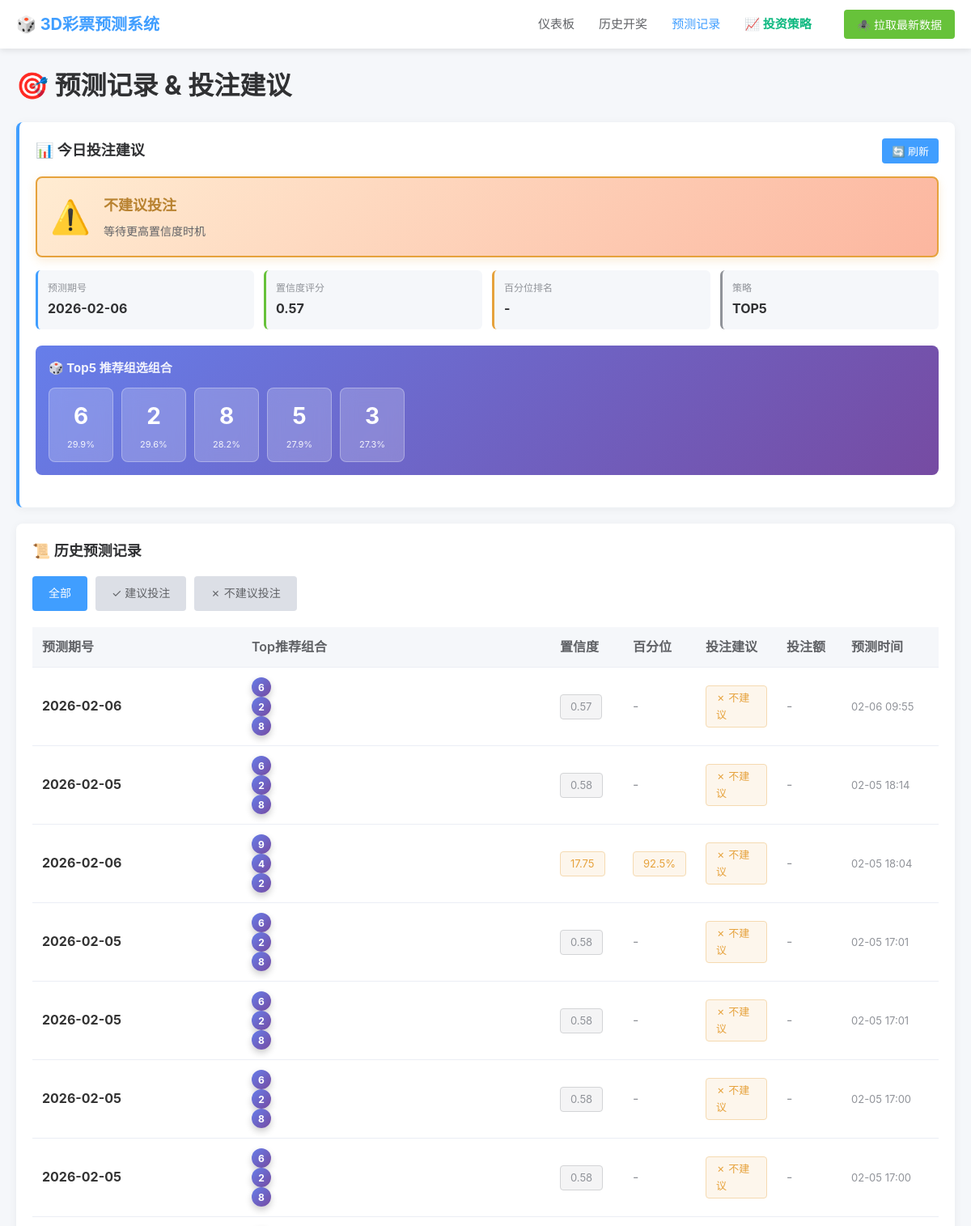
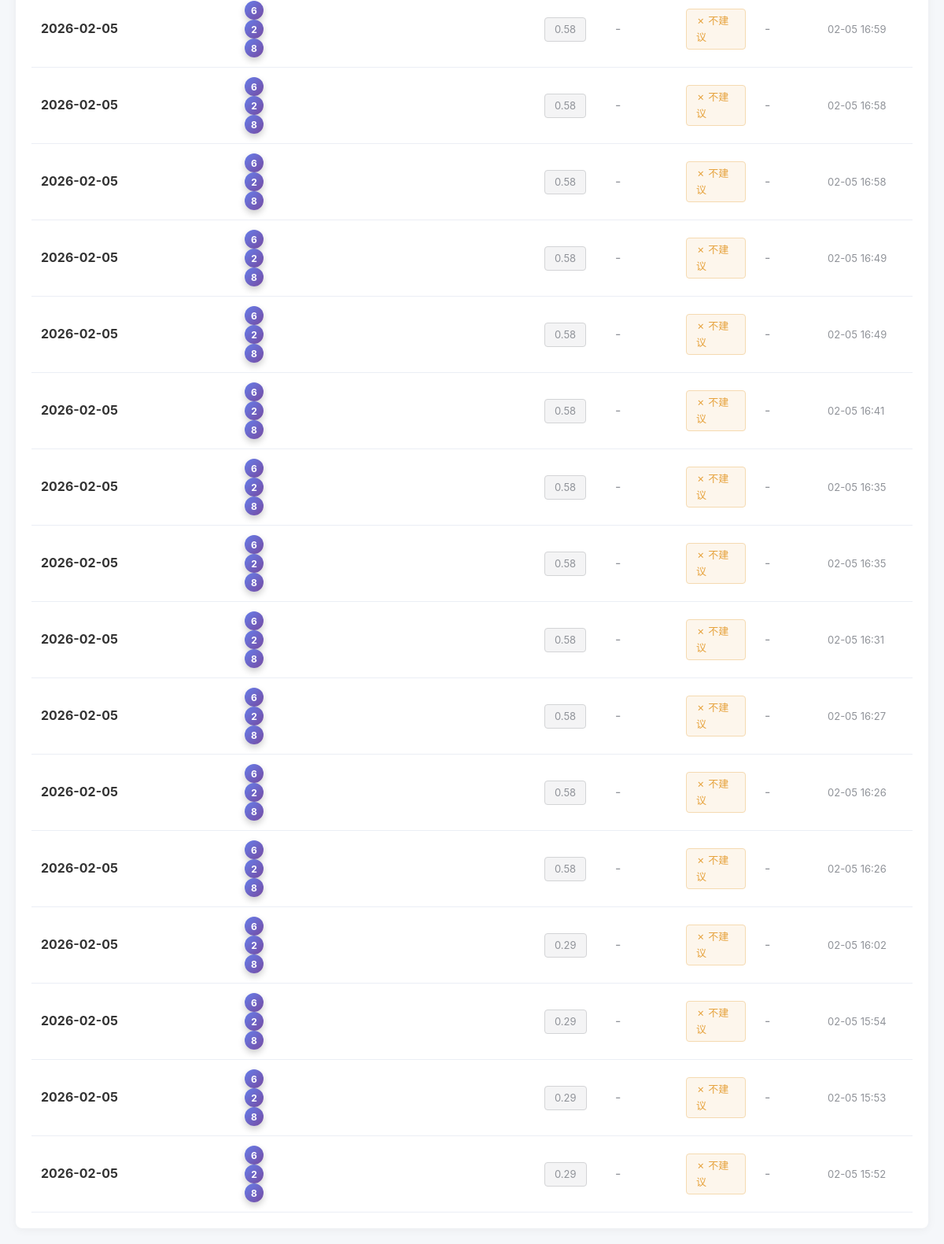
The page /predictions/ on the database its author committed (2 pictures, top to bottom).
### lottery/models.py (models this page shows, shortened)
class Prediction(models.Model):
    period = models.ForeignKey(LotteryPeriod, on_delete=models.CASCADE, related_name='predictions', verbose_name='关联期号')
    predicted_for_period = models.CharField(max_length=20, db_index=True, verbose_name='预测的期号')
    top5_digits = models.JSONField(verbose_name='Top5数字')
    digit_probs = models.JSONField(verbose_name='数字概率')
    confidence_score = models.FloatField(verbose_name='可信度分数')
    attention_weights = models.JSONField(null=True, blank=True, verbose_name='注意力权重')
    recommendation = models.CharField(
        max_length=20,
        default='no_bet',
        choices=[('bet', '建议投注'), ('no_bet', '不建议投注')],
        verbose_name='投注建议'
    )
    percentile_rank = models.FloatField(null=True, blank=True, verbose_name='置信度百分位排名')
    strategy = models.CharField(max_length=20, default='top5', verbose_name='使用策略')
    betting_combinations = models.JSONField(null=True, blank=True, verbose_name='投注组合详情')
    total_cost = models.IntegerField(default=0, verbose_name='总成本（元）')
    bet_count = models.IntegerField(default=0, verbose_name='总注数')
    recommendation_reason = models.TextField(blank=True, verbose_name='建议理由')
    should_bet = models.BooleanField(default=False, verbose_name='建议投注（旧）')
    recommended_bets = models.JSONField(null=True, blank=True, verbose_name='推荐投注组合（旧）')
    bet_amount = models.IntegerField(default=0, verbose_name='建议投注金额（旧）')
    created_at = models.DateTimeField(auto_now_add=True, verbose_name='预测时间')
    class Meta:
        ordering = ['-created_at']
        verbose_name = '预测记录'
        verbose_name_plural = '预测记录'

### lottery/views.py (the view)
# urls.py: path('predictions/', views.predictions_list, name='predictions_list'),
def predictions_list(request):
    predictions = Prediction.objects.all()
    should_bet = request.GET.get('should_bet')
    if should_bet == 'true':
        predictions = predictions.filter(should_bet=True)
    elif should_bet == 'false':
        predictions = predictions.filter(should_bet=False)
    paginator = Paginator(predictions, 30)
    page_number = request.GET.get('page', 1)
    page_obj = paginator.get_page(page_number)
    context = {
        'page_obj': page_obj,
        'should_bet': should_bet,
    }
    return render(request, 'lottery/predictions_list.html', context)

### lottery/templates/lottery/predictions_list.html (shortened to what this page needs)
{% extends 'lottery/base.html' %}
{% block content %}
<h1 style="margin-bottom: 20px; color: #303133;">🎯 预测记录 & 投注建议</h1>
<div class="card" style="margin-bottom: 20px; border-left: 4px solid #409eff;">
    <div style="display: flex; justify-content: space-between; align-items: center; margin-bottom: 16px;">
        <h2 style="margin: 0; color: #303133; font-size: 18px;">📊 今日投注建议</h2>
        <button onclick="loadLatestRecommendation()" class="btn btn-primary" style="padding: 6px 12px; font-size: 13px;">
            🔄 刷新
        </button>
    </div>
    <div id="recommendation-content" style="display: none;">
        <div id="status-banner" style="padding: 16px; border-radius: 8px; margin-bottom: 16px;">
            <div style="display: flex; align-items: center;">
                <div id="status-icon" style="font-size: 40px; margin-right: 16px;"></div>
                <div style="flex: 1;">
                    <h3 id="status-title" style="margin: 0 0 6px 0; font-size: 18px; font-weight: bold;"></h3>
                    <p id="status-reason" style="margin: 0; color: #606266; font-size: 14px; line-height: 1.5;"></p>
                </div>
            </div>
        </div>
        <div style="display: grid; grid-template-columns: repeat(auto-fit, minmax(150px, 1fr)); gap: 12px; margin-bottom: 20px;">
            <div style="padding: 12px; background: #f5f7fa; border-radius: 6px; border-left: 3px solid #409eff;">
                <div style="font-size: 12px; color: #909399; margin-bottom: 4px;">预测期号</div>
                <div id="rec-period" style="font-size: 16px; font-weight: bold; color: #303133;"></div>
            </div>
            <div style="padding: 12px; background: #f5f7fa; border-radius: 6px; border-left: 3px solid #67c23a;">
                <div style="font-size: 12px; color: #909399; margin-bottom: 4px;">置信度评分</div>
                <div id="rec-confidence" style="font-size: 16px; font-weight: bold; color: #303133;"></div>
            </div>
            <div style="padding: 12px; background: #f5f7fa; border-radius: 6px; border-left: 3px solid #e6a23c;">
                <div style="font-size: 12px; color: #909399; margin-bottom: 4px;">百分位排名</div>
                <div id="rec-percentile" style="font-size: 16px; font-weight: bold; color: #303133;"></div>
            </div>
            <div style="padding: 12px; background: #f5f7fa; border-radius: 6px; border-left: 3px solid #909399;">
                <div style="font-size: 12px; color: #909399; margin-bottom: 4px;">策略</div>
                <div id="rec-strategy" style="font-size: 16px; font-weight: bold; color: #303133;"></div>
            </div>
        </div>
        <div style="margin-bottom: 20px; padding: 16px; background: linear-gradient(135deg, #667eea 0%, #764ba2 100%); border-radius: 8px; color: white;">
            <h4 style="margin: 0 0 12px 0; font-size: 15px; font-weight: bold; opacity: 0.9;">🎲 Top5 推荐组选组合</h4>
            <div id="top-combos-container" style="display: flex; flex-wrap: wrap; gap: 10px;"></div>
        </div>
    </div>
</div>
<div class="card">
    <h2 style="margin: 0 0 16px 0; color: #303133; font-size: 18px;">📜 历史预测记录</h2>
    <div style="margin-bottom: 20px; display: flex; gap: 10px; flex-wrap: wrap;">
        <a href="{% url 'lottery:predictions_list' %}"
           class="btn {% if not should_bet %}btn-primary{% endif %}"
           style="{% if should_bet %}background: #dcdfe6; color: #606266;{% endif %}">
            全部
        </a>
        <a href="{% url 'lottery:predictions_list' %}?should_bet=true"
           class="btn {% if should_bet == 'true' %}btn-primary{% else %}{% endif %}"
           style="{% if should_bet != 'true' %}background: #dcdfe6; color: #606266;{% endif %}">
            ✓ 建议投注
        </a>
        <a href="{% url 'lottery:predictions_list' %}?should_bet=false"
           class="btn {% if should_bet == 'false' %}btn-primary{% else %}{% endif %}"
           style="{% if should_bet != 'false' %}background: #dcdfe6; color: #606266;{% endif %}">
            ✗ 不建议投注
        </a>
    </div>
    {% if page_obj.object_list %}
    <div style="overflow-x: auto;">
        <table class="table" style="min-width: 800px;">
            <thead>
                <tr>
                    <th style="min-width: 100px;">预测期号</th>
                    <th style="min-width: 180px;">Top推荐组合</th>
                    <th style="width: 90px;">置信度</th>
                    <th style="width: 90px;">百分位</th>
                    <th style="width: 100px;">投注建议</th>
                    <th style="width: 80px;">投注额</th>
                    <th style="width: 120px;">预测时间</th>
                </tr>
            </thead>
            <tbody>
                {% for pred in page_obj %}
                <tr>
                    <td><strong>{{ pred.predicted_for_period }}</strong></td>
                    <td>
                        {% if pred.betting_combinations and pred.betting_combinations|length > 0 %}
                            {% for combo in pred.betting_combinations|slice:":3" %}
                                <span class="tag tag-info" style="margin: 2px; font-family: monospace; font-size: 12px;">
                                    {{ combo.numbers|join:"-" }}
                                </span>
                            {% endfor %}
                        {% elif pred.top5_digits %}
                            {% for digit in pred.top5_digits|slice:":3" %}
                                <span class="ball" style="width: 24px; height: 24px; font-size: 12px; margin-right: 4px;">{{ digit }}</span>
                            {% endfor %}
                        {% else %}
                            <span style="color: #909399;">-</span>
                        {% endif %}
                    </td>
                    <td>
                        <span class="tag {% if pred.confidence_score >= 18 %}tag-success{% elif pred.confidence_score >= 17.5 %}tag-warning{% else %}tag-info{% endif %}">
                            {{ pred.confidence_score|floatformat:2 }}
                        </span>
                    </td>
                    <td>
                        {% if pred.percentile_rank %}
                            <span class="tag {% if pred.percentile_rank >= 95 %}tag-success{% elif pred.percentile_rank >= 90 %}tag-warning{% else %}tag-info{% endif %}">
                                {{ pred.percentile_rank|floatformat:1 }}%
                            </span>
                        {% else %}
                            <span style="color: #909399;">-</span>
                        {% endif %}
                    </td>
                    <td>
                        {% if pred.recommendation == 'bet' %}
                            <span class="tag tag-success">✓ 建议</span>
                        {% else %}
                            <span class="tag tag-warning">✗ 不建议</span>
                        {% endif %}
                    </td>
                    <td>
                        {% if pred.total_cost > 0 %}
                            <strong style="color: #f56c6c;">¥{{ pred.total_cost }}</strong>
                        {% else %}
                            <span style="color: #909399;">-</span>
                        {% endif %}
                    </td>
                    <td style="color: #909399; font-size: 13px;">{{ pred.created_at|date:"m-d H:i" }}</td>
                </tr>
                {% endfor %}
            </tbody>
        </table>
    </div>
    {% else %}
    <div class="empty-state">
        <div class="empty-state-icon">🎯</div>
        <p>暂无预测记录</p>
        <a href="{% url 'lottery:dashboard' %}" class="btn btn-primary" style="margin-top: 16px;">前往仪表板生成预测</a>
    </div>
    {% endif %}
</div>
{% endblock %}

### lottery/templates/lottery/base.html (style rules this page uses)
* { margin: 0; padding: 0; box-sizing: border-box; }
body { font-family: -apple-system, BlinkMacSystemFont, 'Segoe UI', 'PingFang SC', 'Hiragino Sans GB', 'Microsoft YaHei', sans-serif; background: #f5f7fa; color: #333; line-height: 1.6; }
.card { background: #fff; border-radius: 8px; padding: 20px; margin-bottom: 20px; box-shadow: 0 2px 12px rgba(0,0,0,0.05); }
.btn { display: inline-block; padding: 10px 20px; border: none; border-radius: 4px; cursor: pointer; font-size: 14px; transition: all 0.3s; text-decoration: none; }
.btn-primary { background: #409eff; color: #fff; }
.table { width: 100%; border-collapse: collapse; }
.table th, .table td { padding: 12px; text-align: left; border-bottom: 1px solid #ebeef5; }
.table th { background: #f5f7fa; font-weight: 600; color: #606266; }
.tag { display: inline-block; padding: 4px 12px; border-radius: 4px; font-size: 13px; }
.tag-warning { background: #fdf6ec; color: #e6a23c; border: 1px solid #f5dab1; }
.tag-info { background: #f4f4f5; color: #909399; border: 1px solid #d3d4d6; }
.ball { width: 40px; height: 40px; border-radius: 50%; background: linear-gradient(135deg, #667eea 0%, #764ba2 100%); color: #fff; display: flex; align-items: center; justify-content: center; font-size: 18px; font-weight: bold; box-shadow: 0 4px 8px rgba(0,0,0,0.2); }

### rows shown on the page
Prediction: predicted_for_period "2026-02-06", top5_digits "6" "2" "8", confidence_score "0.57", recommendation "✗ 不建议", created_at "02-06 09:55"
Prediction: predicted_for_period "2026-02-05", top5_digits "6" "2" "8", confidence_score "0.58", recommendation "✗ 不建议", created_at "02-05 18:14"
Prediction: predicted_for_period "2026-02-06", top5_digits "9" "4" "2", confidence_score "17.75", percentile_rank "92.5", recommendation "✗ 不建议", created_at "02-05 18:04"
Prediction: predicted_for_period "2026-02-05", top5_digits "6" "2" "8", confidence_score "0.58", recommendation "✗ 不建议", created_at "02-05 17:01"
Prediction: predicted_for_period "2026-02-05", top5_digits "6" "2" "8", confidence_score "0.58", recommendation "✗ 不建议", created_at "02-05 17:01"
Prediction: predicted_for_period "2026-02-05", top5_digits "6" "2" "8", confidence_score "0.58", recommendation "✗ 不建议", created_at "02-05 17:00"
Prediction: predicted_for_period "2026-02-05", top5_digits "6" "2" "8", confidence_score "0.58", recommendation "✗ 不建议", created_at "02-05 17:00"
Prediction: predicted_for_period "2026-02-05", top5_digits "6" "2" "8", confidence_score "0.58", recommendation "✗ 不建议", created_at "02-05 16:59"
Prediction: predicted_for_period "2026-02-05", top5_digits "6" "2" "8", confidence_score "0.58", recommendation "✗ 不建议", created_at "02-05 16:58"
Prediction: predicted_for_period "2026-02-05", top5_digits "6" "2" "8", confidence_score "0.58", recommendation "✗ 不建议", created_at "02-05 16:58"
Prediction: predicted_for_period "2026-02-05", top5_digits "6" "2" "8", confidence_score "0.58", recommendation "✗ 不建议", created_at "02-05 16:49"
Prediction: predicted_for_period "2026-02-05", top5_digits "6" "2" "8", confidence_score "0.58", recommendation "✗ 不建议", created_at "02-05 16:49"
Prediction: predicted_for_period "2026-02-05", top5_digits "6" "2" "8", confidence_score "0.58", recommendation "✗ 不建议", created_at "02-05 16:41"
Prediction: predicted_for_period "2026-02-05", top5_digits "6" "2" "8", confidence_score "0.58", recommendation "✗ 不建议", created_at "02-05 16:35"
Prediction: predicted_for_period "2026-02-05", top5_digits "6" "2" "8", confidence_score "0.58", recommendation "✗ 不建议", created_at "02-05 16:35"
Prediction: predicted_for_period "2026-02-05", top5_digits "6" "2" "8", confidence_score "0.58", recommendation "✗ 不建议", created_at "02-05 16:31"
Prediction: predicted_for_period "2026-02-05", top5_digits "6" "2" "8", confidence_score "0.58", recommendation "✗ 不建议", created_at "02-05 16:27"
Prediction: predicted_for_period "2026-02-05", top5_digits "6" "2" "8", confidence_score "0.58", recommendation "✗ 不建议", created_at "02-05 16:26"
Prediction: predicted_for_period "2026-02-05", top5_digits "6" "2" "8", confidence_score "0.58", recommendation "✗ 不建议", created_at "02-05 16:26"
Prediction: predicted_for_period "2026-02-05", top5_digits "6" "2" "8", confidence_score "0.29", recommendation "✗ 不建议", created_at "02-05 16:02"
Prediction: predicted_for_period "2026-02-05", top5_digits "6" "2" "8", confidence_score "0.29", recommendation "✗ 不建议", created_at "02-05 15:54"
Prediction: predicted_for_period "2026-02-05", top5_digits "6" "2" "8", confidence_score "0.29", recommendation "✗ 不建议", created_at "02-05 15:53"
Prediction: predicted_for_period "2026-02-05", top5_digits "6" "2" "8", confidence_score "0.29", recommendation "✗ 不建议", created_at "02-05 15:52"
